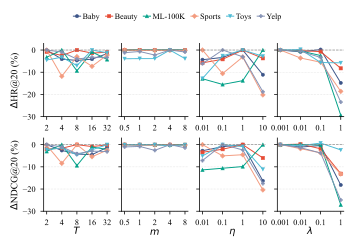

Reproduce this figure in Python.
import matplotlib.pyplot as plt
import numpy as np

# =========================
# 1. Raw results
# =========================

datasets = ["Baby", "Beauty", "ML-100K", "Sports", "Toys", "Yelp"]

data = {
    "Baby": {
        "best": {"T": 2, "m": 4, "eta": 1, "lambda": 0.001},
        "T": {
            "x": [2, 4, 8, 16, 32],
            "HR": [7.4841, 7.1773, 7.1346, 7.1766, 7.3642],
            "NDCG": [3.2566, 3.1714, 3.1182, 3.1097, 3.2174],
        },
        "m": {
            "x": [0.5, 1, 2, 4, 8],
            "HR": [7.4841, 7.4756, 7.4756, 7.4841, 7.4756],
            "NDCG": [3.2598, 3.2549, 3.2566, 3.2566, 3.2572],
        },
        "eta": {
            "x": [0.01, 0.1, 1, 10],
            "HR": [7.1586, 7.2358, 7.4841, 6.6519],
            "NDCG": [3.1676, 3.2267, 3.2566, 2.7258],
        },
        "lambda": {
            "x": [0.001, 0.01, 0.1, 1],
            "HR": [7.4841, 7.4236, 7.5008, 6.3773],
            "NDCG": [3.2566, 3.2215, 3.2432, 2.6650],
        },
    },
    "Beauty": {
        "best": {"T": 8, "m": 0.5, "eta": 1, "lambda": 0.001},
        "T": {
            "x": [2, 4, 8, 16, 32],
            "HR": [17.0098, 16.7274, 17.1476, 16.9126, 16.9802],
            "NDCG": [8.0890, 8.1173, 8.2508, 8.1791, 8.2415],
        },
        "m": {
            "x": [0.5, 1, 2, 4, 8],
            "HR": [17.1476, 17.1476, 17.1383, 17.1383, 17.1383],
            "NDCG": [8.2508, 8.2508, 8.2482, 8.2483, 8.2475],
        },
        "eta": {
            "x": [0.01, 0.1, 1, 10],
            "HR": [16.1601, 16.4357, 17.1476, 16.5101],
            "NDCG": [7.9664, 8.0806, 8.2508, 7.7560],
        },
        "lambda": {
            "x": [0.001, 0.01, 0.1, 1],
            "HR": [17.1476, 17.1036, 17.0267, 15.7374],
            "NDCG": [8.2508, 8.2701, 8.0974, 7.1700],
        },
    },
    "ML-100K": {
        "best": {"T": 4, "m": 0.5, "eta": 10, "lambda": 0.001},
        "T": {
            "x": [2, 4, 8, 16, 32],
            "HR": [22.2248, 22.9676, 20.8173, 22.7722, 21.9910],
            "NDCG": [8.2245, 8.4818, 7.6830, 8.3907, 8.2967],
        },
        "m": {
            "x": [0.5, 1, 2, 4, 8],
            "HR": [22.9676, 22.9676, 22.9676, 22.9676, 22.9676],
            "NDCG": [8.4818, 8.4810, 8.4810, 8.4818, 8.4819],
        },
        "eta": {
            "x": [0.01, 0.1, 1, 10],
            "HR": [19.9957, 19.4088, 19.7995, 22.9676],
            "NDCG": [7.5165, 7.5803, 7.6441, 8.4818],
        },
        "lambda": {
            "x": [0.001, 0.01, 0.1, 1],
            "HR": [22.9676, 22.8699, 22.4004, 16.2238],
            "NDCG": [8.4818, 8.4892, 8.4701, 6.1828],
        },
    },
    "Sports": {
        "best": {"T": 2, "m": 0.5, "eta": 0.01, "lambda": 0.001},
        "T": {
            "x": [2, 4, 8, 16, 32],
            "HR": [7.9144, 6.9797, 7.6797, 7.3346, 7.7382],
            "NDCG": [3.3872, 3.1114, 3.3971, 3.2123, 3.3132],
        },
        "m": {
            "x": [0.5, 1, 2, 4, 8],
            "HR": [7.9144, 7.8971, 7.9014, 7.9057, 7.8927],
            "NDCG": [3.3872, 3.3818, 3.3812, 3.3848, 3.3782],
        },
        "eta": {
            "x": [0.01, 0.1, 1, 10],
            "HR": [7.9144, 7.0764, 7.6679, 6.3147],
            "NDCG": [3.3872, 3.2159, 3.2334, 2.6962],
        },
        "lambda": {
            "x": [0.001, 0.01, 0.1, 1],
            "HR": [7.9144, 7.6297, 7.4811, 6.4415],
            "NDCG": [3.3872, 3.3262, 3.2614, 2.9400],
        },
    },
    "Toys": {
        "best": {"T": 16, "m": 4, "eta": 1, "lambda": 0.001},
        "T": {
            "x": [2, 4, 8, 16, 32],
            "HR": [11.5829, 11.7357, 11.2772, 12.1264, 11.9735],
            "NDCG": [5.8504, 5.8949, 5.7075, 5.8464, 5.9854],
        },
        "m": {
            "x": [0.5, 1, 2, 4, 8],
            "HR": [11.6508, 11.6593, 11.6593, 12.1264, 11.6593],
            "NDCG": [5.8764, 5.8774, 5.8789, 5.8464, 5.8758],
        },
        "eta": {
            "x": [0.01, 0.1, 1, 10],
            "HR": [10.5724, 11.8122, 12.1264, 11.7867],
            "NDCG": [5.5972, 5.8985, 5.8464, 5.2432],
        },
        "lambda": {
            "x": [0.001, 0.01, 0.1, 1],
            "HR": [12.1284, 12.1603, 11.4470, 11.4300],
            "NDCG": [5.8464, 5.8186, 5.8875, 5.7078],
        },
    },
    "Yelp": {
        "best": {"T": 2, "m": 4, "eta": 0.1, "lambda": 0.001},
        "T": {
            "x": [2, 4, 8, 16, 32],
            "HR": [7.5349, 7.4674, 7.2284, 7.2906, 7.2836],
            "NDCG": [3.0242, 2.9949, 2.9004, 2.9357, 2.9296],
        },
        "m": {
            "x": [0.5, 1, 2, 4, 8],
            "HR": [7.4462, 7.4857, 7.3650, 7.5349, 7.4686],
            "NDCG": [2.9932, 2.9999, 2.9464, 3.0242, 2.9818],
        },
        "eta": {
            "x": [0.01, 0.1, 1, 10],
            "HR": [7.0750, 7.5349, 7.3070, 6.1205],
            "NDCG": [2.8080, 3.0242, 2.9525, 2.4947],
        },
        "lambda": {
            "x": [0.001, 0.01, 0.1, 1],
            "HR": [7.5349, 7.4945, 7.2828, 5.7676],
            "NDCG": [3.0242, 2.9831, 2.9104, 2.2706],
        },
    },
}


# =========================
# 2. Utility functions
# =========================


def relative_change_to_best(values):
    """
    Normalize by the best value within each sensitivity group.
    Best point becomes 0.
    """
    values = np.asarray(values, dtype=float)
    best = values.max()
    return (values - best) / best * 100.0


def relative_change_to_first(values):
    """
    Normalize by the first value.
    Used for lambda, where lambda=0.001 is treated as the default/best setting.
    """
    values = np.asarray(values, dtype=float)
    ref = values[0]
    return (values - ref) / ref * 100.0


# =========================
# 3. ACM-like style
# =========================

plt.rcParams.update(
    {
        "font.family": "serif",
        "font.serif": ["Times New Roman", "Times", "DejaVu Serif"],
        "font.size": 7,
        "axes.labelsize": 7,
        "axes.titlesize": 7,
        "xtick.labelsize": 6,
        "ytick.labelsize": 6,
        "legend.fontsize": 5.8,
        "axes.linewidth": 0.55,
        "xtick.major.width": 0.55,
        "ytick.major.width": 0.55,
        "xtick.major.size": 2.3,
        "ytick.major.size": 2.3,
        "pdf.fonttype": 42,
        "ps.fonttype": 42,
    }
)


# =========================
# 4. Plot
# =========================

params = [
    ("T", r"$T$"),
    ("m", r"$m$"),
    ("eta", r"$\eta$"),
    ("lambda", r"$\lambda$"),
]

markers = {
    "Baby": "o",
    "Beauty": "s",
    "ML-100K": "^",
    "Sports": "D",
    "Toys": "v",
    "Yelp": "P",
}

# NPG palette for the six datasets, kept fully consistent with 7_plus / 8_emb_metrics.
colors = {
    "Baby":    "#3C5488",  # NPG deep blue
    "Beauty":  "#E64B35",  # NPG red
    "ML-100K": "#00A087",  # NPG teal
    "Sports":  "#F39B7F",  # NPG salmon
    "Toys":    "#4DBBD5",  # NPG sky blue
    "Yelp":    "#8491B4",  # NPG slate
}

# 2 rows x 4 columns, still ACM single-column style
fig, axes = plt.subplots(2, 4, figsize=(3.55, 2.35), sharey="row")

for col, (param_key, param_symbol) in enumerate(params):
    ax_hr = axes[0, col]
    ax_ndcg = axes[1, col]

    for dataset in datasets:
        x_labels = data[dataset][param_key]["x"]
        x_pos = np.arange(len(x_labels))

        hr = data[dataset][param_key]["HR"]
        ndcg = data[dataset][param_key]["NDCG"]

        if param_key == "lambda":
            hr_delta = relative_change_to_first(hr)
            ndcg_delta = relative_change_to_first(ndcg)
        else:
            hr_delta = relative_change_to_best(hr)
            ndcg_delta = relative_change_to_best(ndcg)

        ax_hr.plot(
            x_pos,
            hr_delta,
            marker=markers[dataset],
            color=colors[dataset],
            linewidth=0.70,
            markersize=2.4,
            markeredgewidth=0.35,
            label=dataset,
        )

        ax_ndcg.plot(
            x_pos,
            ndcg_delta,
            marker=markers[dataset],
            color=colors[dataset],
            linewidth=0.70,
            markersize=2.4,
            markeredgewidth=0.35,
            label=dataset,
        )

    for ax in [ax_hr, ax_ndcg]:
        ax.axhline(0, color="gray", linestyle="--", linewidth=0.5, alpha=0.85)
        ax.grid(axis="y", linestyle=":", linewidth=0.4, alpha=0.55)
        ax.set_xticks(x_pos)
        ax.set_xticklabels([str(x) for x in x_labels])
        ax.spines["top"].set_visible(False)
        ax.spines["right"].set_visible(False)

    ax_ndcg.set_xlabel(param_symbol, labelpad=1)

axes[0, 0].set_ylabel(r"$\Delta$HR@20 (%)", labelpad=1)
axes[1, 0].set_ylabel(r"$\Delta$NDCG@20 (%)", labelpad=1)

# Lambda=1 may cause larger degradation, so use a slightly wider y range.
axes[0, 0].set_ylim(-30, 3)
axes[1, 0].set_ylim(-30, 3)

handles, labels = axes[0, 0].get_legend_handles_labels()
fig.legend(
    handles,
    labels,
    loc="upper center",
    ncol=6,
    frameon=False,
    bbox_to_anchor=(0.5, 1.035),
    columnspacing=0.75,
    handlelength=0.9,
    handletextpad=0.25,
)

fig.tight_layout(
    rect=[0.0, 0.0, 1.0, 0.92],
    w_pad=0.35,
    h_pad=0.55,
)

plt.savefig("4_hyper.pdf", bbox_inches="tight")
print("Saved: 4_hyper.pdf")
